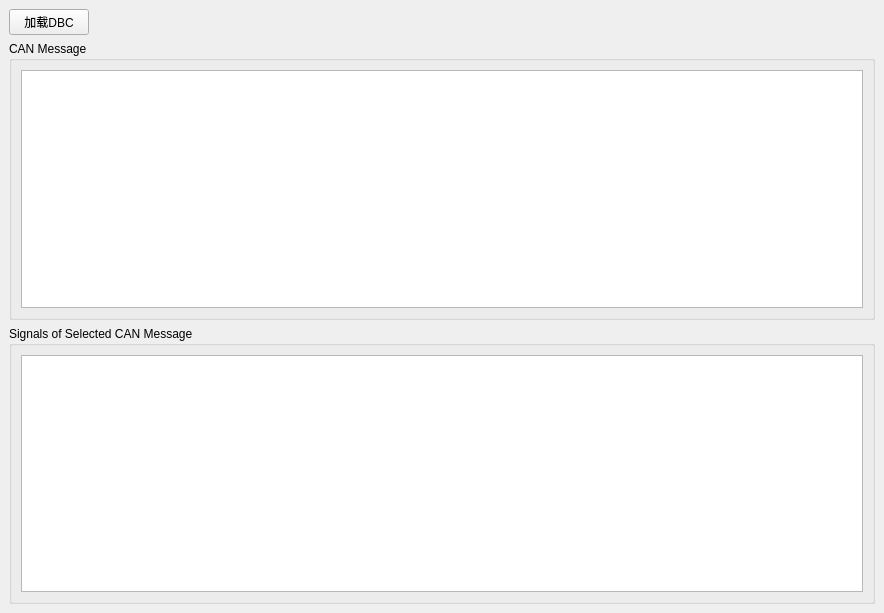
<?xml version="1.0" encoding="UTF-8"?>
<ui version="4.0">
 <class>DBCViewDockWidget</class>
 <widget class="QDockWidget" name="DBCViewDockWidget">
  <property name="geometry">
   <rect>
    <x>0</x>
    <y>0</y>
    <width>884</width>
    <height>613</height>
   </rect>
  </property>
  <property name="windowTitle">
   <string>DBC解析</string>
  </property>
  <widget class="QWidget" name="dockWidgetContents">
   <layout class="QGridLayout" name="gridLayout_3">
    <item row="0" column="0">
     <layout class="QHBoxLayout" name="horizontalLayout">
      <item>
       <widget class="QPushButton" name="btnReadDBC">
        <property name="text">
         <string>加载DBC</string>
        </property>
       </widget>
      </item>
      <item>
       <spacer name="horizontalSpacer">
        <property name="orientation">
         <enum>Qt::Horizontal</enum>
        </property>
        <property name="sizeHint" stdset="0">
         <size>
          <width>40</width>
          <height>20</height>
         </size>
        </property>
       </spacer>
      </item>
     </layout>
    </item>
    <item row="1" column="0">
     <layout class="QVBoxLayout" name="verticalLayout">
      <item>
       <widget class="QGroupBox" name="groupBox">
        <property name="title">
         <string>CAN Message</string>
        </property>
        <layout class="QGridLayout" name="gridLayout">
         <item row="2" column="0">
          <widget class="QTableView" name="msgView"/>
         </item>
        </layout>
       </widget>
      </item>
      <item>
       <widget class="QGroupBox" name="groupBox_2">
        <property name="title">
         <string>Signals of Selected CAN Message</string>
        </property>
        <layout class="QGridLayout" name="gridLayout_2">
         <item row="0" column="0">
          <widget class="QTableView" name="sigView"/>
         </item>
        </layout>
       </widget>
      </item>
     </layout>
    </item>
   </layout>
  </widget>
 </widget>
 <resources/>
 <connections/>
</ui>
